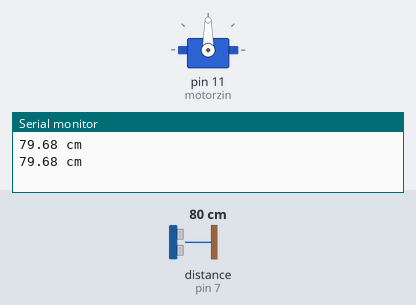
This sketch was run on a simulated Arduino Uno, built with avr-gcc and run on an emulated ATmega328P. Shown: servo, the last lines printed to the serial monitor. Wiring (inferred from the names in the program): ultrasonic range finder: trigger pin 3; echo pin 7. The test bench sets the inputs (shaded band); at power-on: distance to the obstacle (sensor on pin 7) 80 cm. The echo pulse lasts 58.3 µs per cm.

Above: at 1.8 s.
1.9 s: distance to the obstacle (sensor on pin 7) set to 96 cm
3.4 s: distance to the obstacle (sensor on pin 7) set to 104 cm
At 4.7 s:
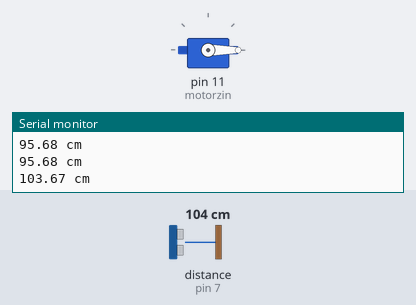
5.5 s: distance to the obstacle (sensor on pin 7) set to 2 cm
At 6.5 s:
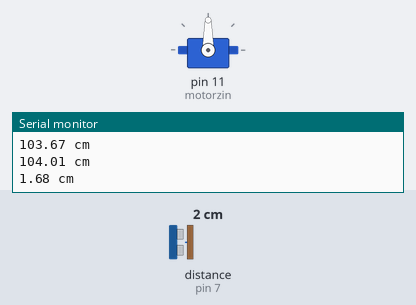
7.5 s: distance to the obstacle (sensor on pin 7) set to 120 cm
At 8.3 s:
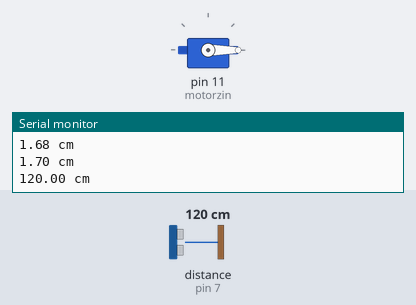
Timing chart, 0 to 10.5 s (numbered marks = the images above; inputs shaded):
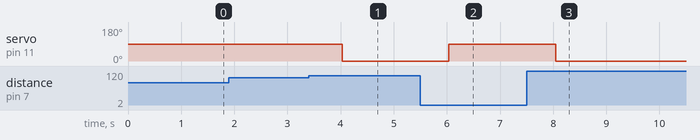

The sketch:

Exemplo-servo-motor-abreFecha-trigger.ino
```cpp
#include<Servo.h>
Servo motorzin;

//trigger tem que ser porta pwd
#define trigger 3
#define echo 7

void setup()
{
  //Anexando o sinal da porta 11
  motorzin.attach(11);

  pinMode(trigger, OUTPUT);
  pinMode(echo, INPUT);
  Serial.begin(9600);
}

void loop()
{
  digitalWrite(trigger, HIGH);
  digitalWrite(trigger, LOW);
  float distancia = 0.01715*pulseIn(echo, HIGH);
  Serial.print(distancia);
  Serial.println(" cm");

  if (distancia < 100) {
    motorzin.write(90);
    delay(1000);
  } else {
    motorzin.write(0);
    delay(1000);
  }
}
```

Measured:
- the behaviour switches between 100 and 101 cm on distance to the obstacle (sensor on pin 7) (found by bisection; images 0 and 1)
- after the input at 3.4 s, servo on pin 11 (motorzin): 90° → 0° after 0.63 s
- after the input at 5.5 s, servo on pin 11 (motorzin): 0° → 90° after 0.54 s
- after the input at 7.5 s, servo on pin 11 (motorzin): 90° → 0° after 0.55 s
